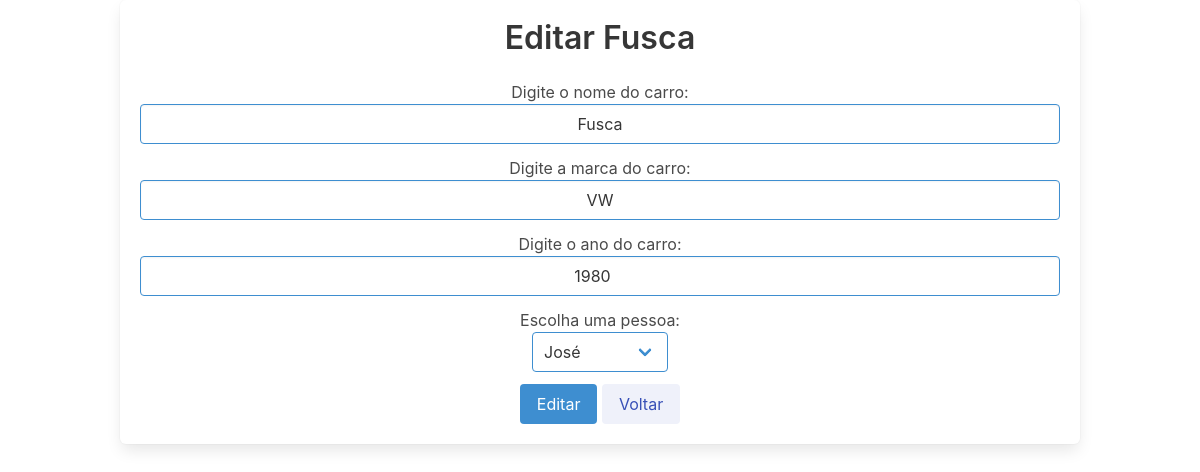
Page /Site/editarCarro.php?id=1 on the committed database.
### tables this page shows
CREATE TABLE `carros` (
  `id` int(11) NOT NULL,
  `nome` varchar(255) NOT NULL,
  `marca` varchar(255) NOT NULL,
  `ano` year(4) NOT NULL,
  `idPessoa` int(11) NOT NULL
);

### Site/model/Carro.php (called while the page is built, shortened)
<?php
class Carro
{
    public static function getOne($id)
    {
        try {
            $conexao = Conexao::getConexao();
            $stmt = $conexao->prepare("SELECT * FROM carros WHERE id=?");
            $stmt->execute([$id]);
            return $stmt->fetchAll();
        } catch (Exception $e) {
            echo $e->getMessage();
            die;
        }
    }
}

### Site/model/Pessoa.php (called while the page is built, shortened)
<?php
class Pessoa
{
    public static function getAll()
    {
        try {
            $conexao = Conexao::getConexao();
            $stmt = $conexao->prepare("SELECT * FROM pessoas ORDER BY id");
            $stmt->execute();
            return $stmt->fetchAll();
        } catch (Exception $e) {
            echo $e->getMessage();
            die;
        }
    }
}

### Site/editarCarro.php (the view, shortened to what this page needs)
<!DOCTYPE html>
<html lang="pt-BR">
<head>
    <?php require_once(__DIR__ . "/parts/headerLink.php"); ?>
</head>
<body>
    <?php
    require_once(__DIR__ . "/model/Carro.php");
    try {
        $carro = Carro::getOne($_GET["id"]);
    } catch (Exception $e) {
        echo "<p>" . $e->getMessage() . "</p>";
        die;
    }
    ?>
    <div class="container">
        <div class="box has-text-centered">
            <h2 class="title">Editar <?= $carro[0]["nome"] ?></h2>
            <form method="POST" action="editarCarro.php?id=<?= $carro[0]["id"] ?>">
                <div class="field">
                    <p>Digite o nome do carro:</p>
                    <input class="input is-info has-text-centered" type="text" name="nome" value="<?= $carro[0]["nome"] ?>" required placeholder="Digite o nome do carro">
                </div>
                <div class="field">
                    <p>Digite a marca do carro:</p>
                    <input class="input is-info has-text-centered" type="text" name="marca" value="<?= $carro[0]["marca"] ?>" required placeholder="Digite a marca do carro">
                </div>
                <div class="field">
                    <p>Digite o ano do carro:</p>
                    <input class="input is-info has-text-centered" type="number" name="ano" value="<?= $carro[0]["ano"] ?>" required min="1900" max="2023">
                </div>
                <div class="field">
                    <p><label for="idPessoa">Escolha uma pessoa:</label></p>
                    <div class="select is-info">
                        <select name="idPessoa" id="idPessoa">
                        <?php
                            require_once(__DIR__ . "/model/Pessoa.php");
                            $listaPessoas = Pessoa::getAll();
                            foreach ($listaPessoas as $pessoa) {
                                if($carro[0]["idPessoa"] != $pessoa["id"])
                                    echo "<option value='" . $pessoa["id"] . "'>" . $pessoa["nome"] . "</option>";
                                else
                                    echo "<option value='" . $pessoa["id"] . "'selected>" . $pessoa["nome"] . "</option>";
                            }
                        ?>
                        </select>
                    </div>
                </div>
                <button class="button is-info">Editar</button>
                <a class="button is-link is-light" href=carros.php>Voltar</a>
            </form>
        </div>
    </div>
</body>
</html>

### rows in the picture
carros: nome "Fusca", marca "VW", ano "1980"

### other values in the picture
form field idPessoa "José"
